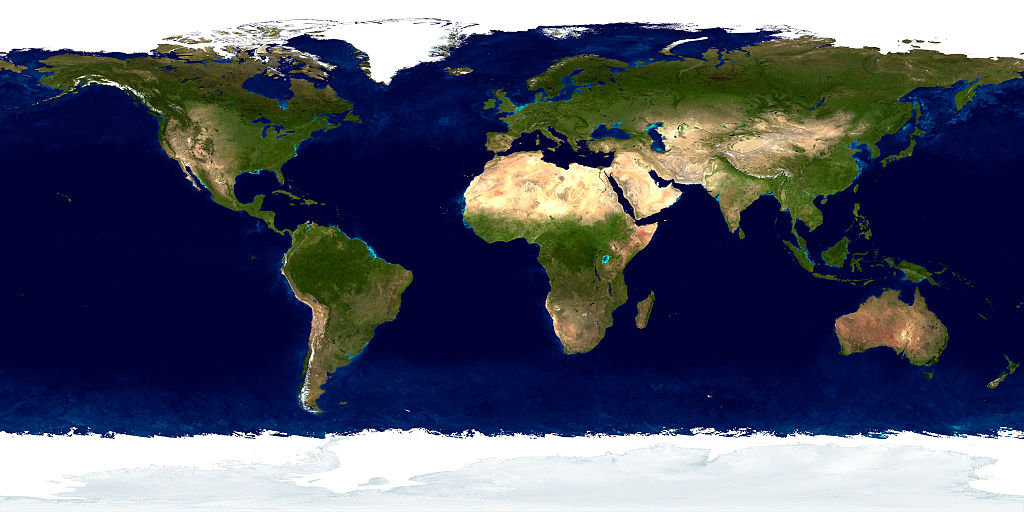
#> input picture ME-594/Midterm/earth_image.jpg, 1024 x 512 px
$ python dft.py ../../../../../ME-594/Midterm/earth_image.jpg
#> lines starting #> are read from the running program, lines starting #| are printed output that depends on the picture
#!/usr/bin/env python
'''
sample for discrete fourier transform (dft)

USAGE:
dft.py <image_file>
'''

from __future__ import print_function
import numpy as np
import cv2 as cv
import sys


def shift_dft(src, dst=None):
    '''
    Rearrange the quadrants of Fourier image so that the origin is at
    the image center. Swaps quadrant 1 with 3, and 2 with 4.
    src and dst arrays must be equal size & type
    '''
    if dst is None:
        dst = np.empty(src.shape, src.dtype)
    elif src.shape != dst.shape:
        raise ValueError("src and dst must have equal sizes")
    elif src.dtype != dst.dtype:
        raise TypeError("src and dst must have equal types")

    if src is dst:
        ret = np.empty(src.shape, src.dtype)
    else:
        ret = dst

    h, w = src.shape[:2]
    cx1 = cx2 = w // 2
    cy1 = cy2 = h // 2

    if w % 2 != 0:
        cx2 += 1
    if h % 2 != 0:
        cy2 += 1

    ret[h-cy1:, w-cx1:] = src[0:cy1, 0:cx1]
    ret[0:cy2, 0:cx2] = src[h-cy2:, w-cx2:]
    ret[0:cy2, w-cx2:] = src[h-cy2:, 0:cx2]
    ret[h-cy1:, 0:cx1] = src[0:cy1, w-cx1:]

    if src is dst:
        dst[:, :] = ret

    return dst


def main():
    if len(sys.argv) > 1:
        fname = sys.argv[1]
    else:
        fname = 'baboon.jpg'

    print("usage: python dft.py <image_file>")

    im = cv.imread(cv.samples.findFile(fname))
#> im is the input picture: shape (512, 1024, 3); mean B, G, R 104, 85.8, 81.4
    im = cv.cvtColor(im, cv.COLOR_BGR2GRAY)
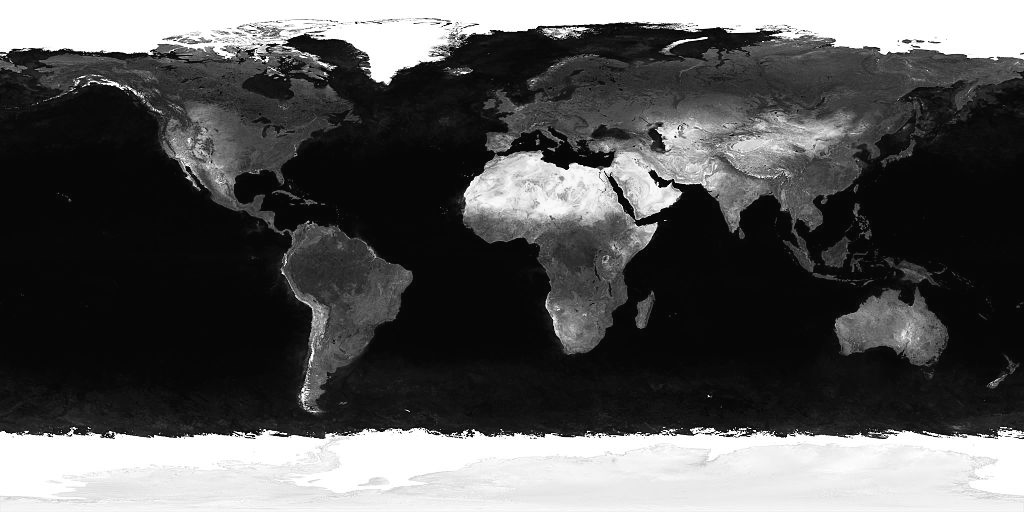
#> im: shape (512, 1024); min 0, max 255, mean 86.6

    h, w = im.shape[:2]
#> h = 512; w = 1024
    realInput = im.astype(np.float64)

    dft_M = cv.getOptimalDFTSize(w)
#> dft_M = 1024
    dft_N = cv.getOptimalDFTSize(h)
#> dft_N = 512

    dft_A = np.zeros((dft_N, dft_M, 2), dtype=np.float64)
    dft_A[:h, :w, 0] = realInput

    cv.dft(dft_A, dst=dft_A, nonzeroRows=h)

    cv.imshow("win", im)

    image_Re, image_Im = cv.split(dft_A)
    magnitude = cv.sqrt(image_Re ** 2.0 + image_Im ** 2.0)
    log_spectrum = cv.log(1.0 + magnitude)
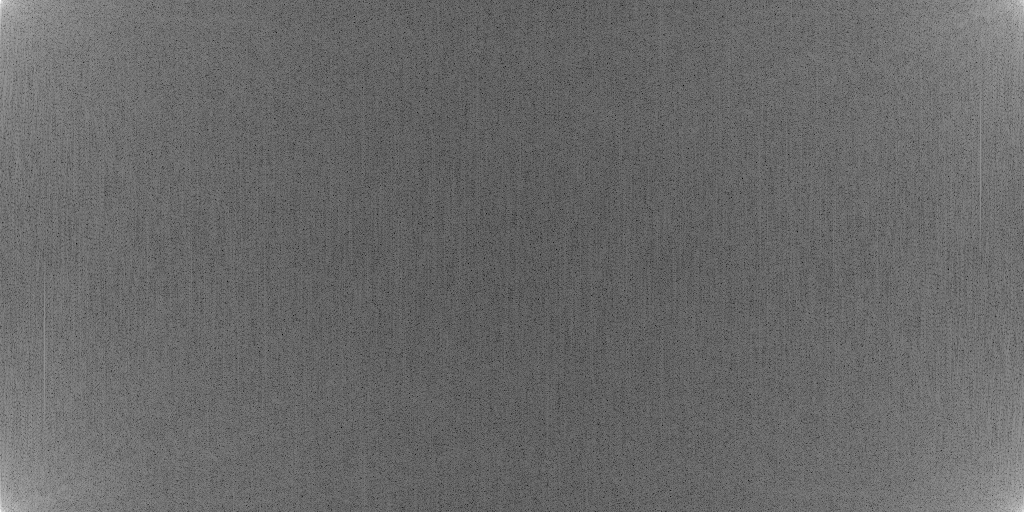
#> log_spectrum: shape (512, 1024) float64; min 2.73, max 17.63, mean 8.89; drawn with min black and max white

    shift_dft(log_spectrum, log_spectrum)
#> in shift_dft, `ret[h-cy1:, w-cx1:] = src[0:cy1, 0:cx1]`:
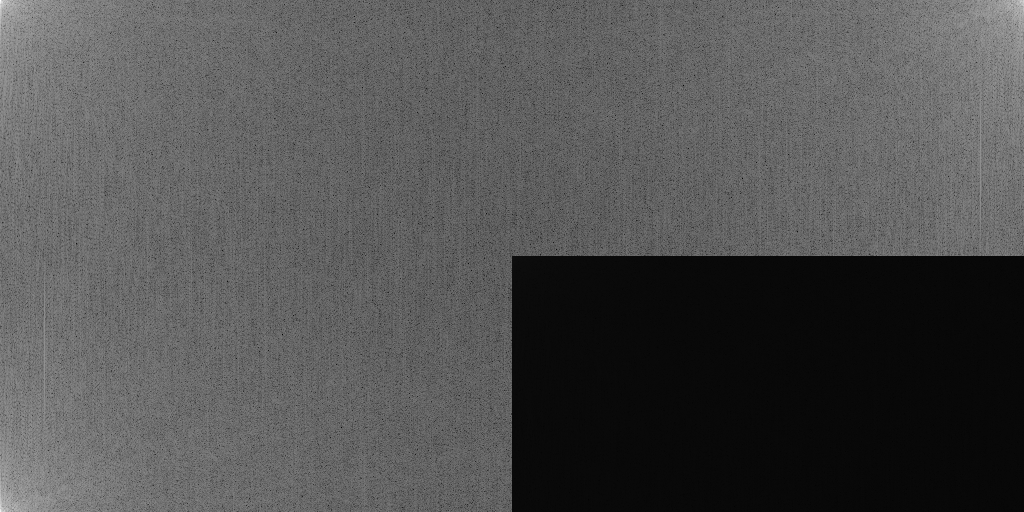
#> ret: shape (512, 1024) float64; min 0, max 255, mean 81.4
#> in shift_dft, `ret[0:cy2, 0:cx2] = src[h-cy2:, w-cx2:]`:
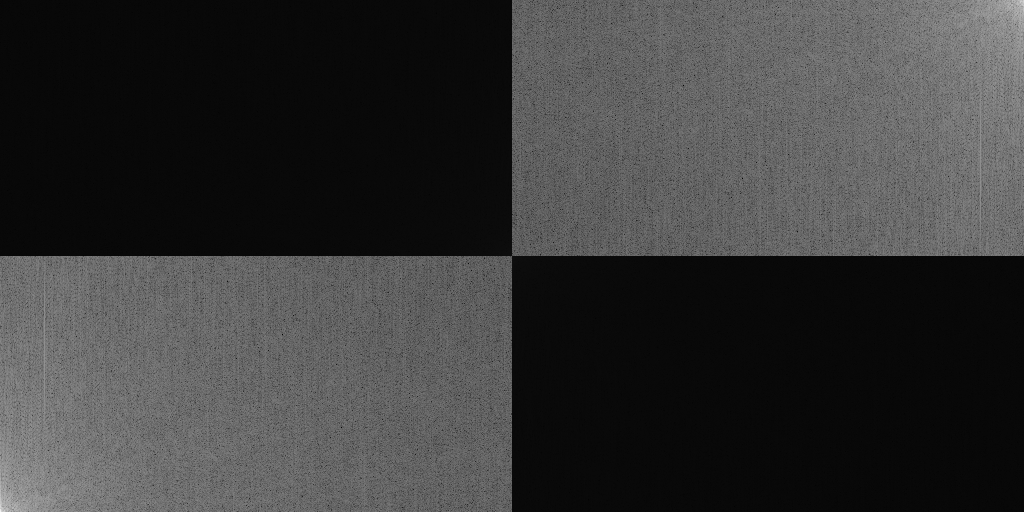
#> ret: shape (512, 1024) float64; min 0, max 243.9, mean 57.3
#> in shift_dft, `ret[0:cy2, w-cx2:] = src[h-cy2:, 0:cx2]`:
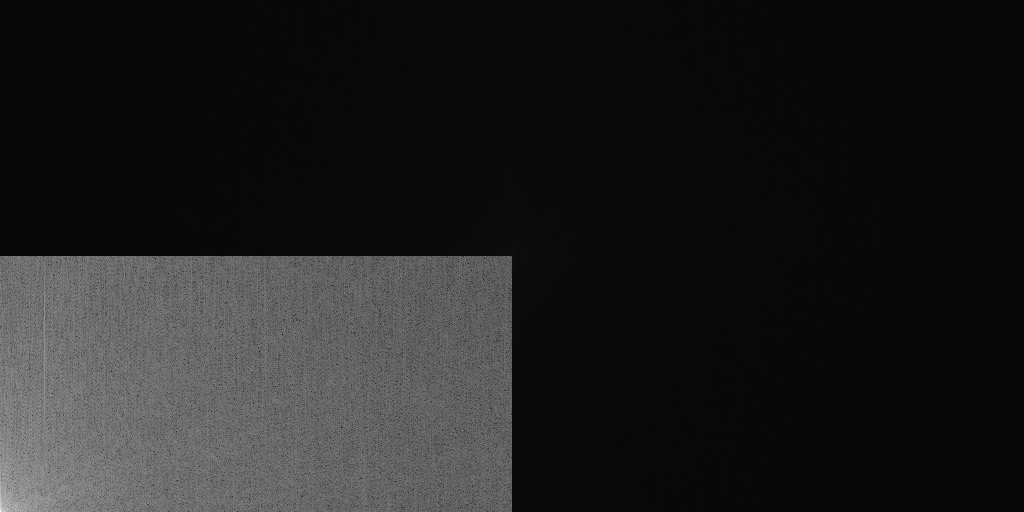
#> ret: shape (512, 1024) float64; min 0, max 243.9, mean 33.1
#> in shift_dft, `ret[h-cy1:, 0:cx1] = src[0:cy1, w-cx1:]`:
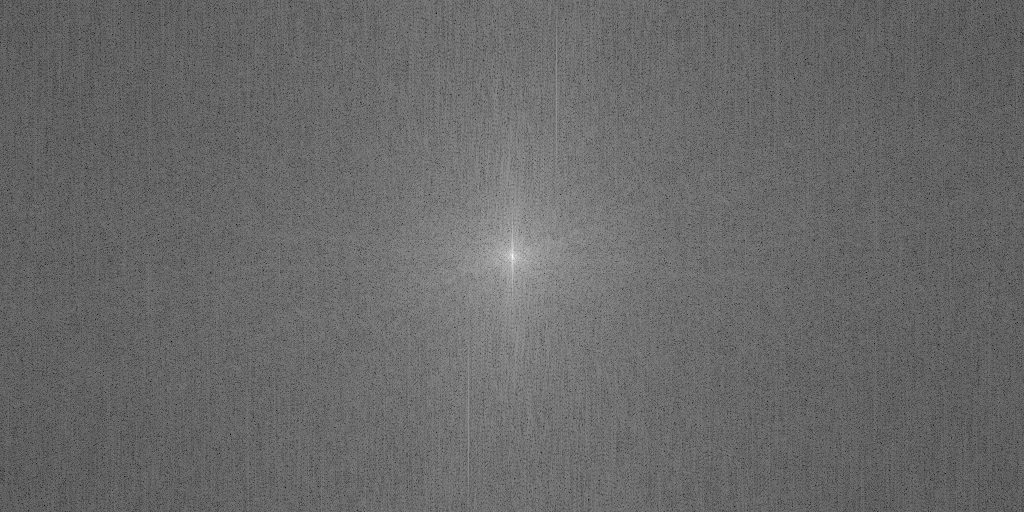
#> ret: shape (512, 1024) float64; min 2.73, max 17.63, mean 8.89; drawn with min black and max white

    cv.normalize(log_spectrum, log_spectrum, 0.0, 1.0, cv.NORM_MINMAX)
    cv.imshow("magnitude", log_spectrum)

    cv.waitKey(0)
    print('Done')


if __name__ == '__main__':
    print(__doc__)
    main()
    cv.destroyAllWindows()
